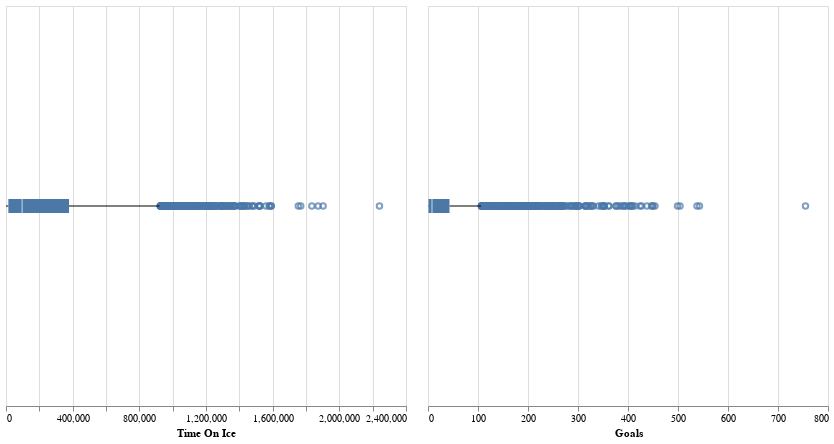

Notebook source saved alongside this figure:
### Code cell
## Examining outliers

boxplot_toi = alt.Chart(df_skaters_toi).mark_boxplot().encode(
    alt.X('timeOnIce', title='Time On Ice')
).properties(
    height=400,
    width=400
)

goals_toi = alt.Chart(df_skaters_toi).mark_boxplot().encode(
    alt.X('goals', title='Goals')
).properties(
    height=400,
    width=400
)

boxplot_toi | goals_toi

### Figure 1 — Vega-Lite specification as saved in the notebook (floating-point values rounded to 4 significant figures; data arrays with more than 128 entries replaced by an {"elided": "..."} marker saying what was removed)
{"config": {"view": {"continuousWidth": 300, "continuousHeight": 300}}, "hconcat": [{"mark": {"type": "boxplot"}, "encoding": {"x": {"field": "timeOnIce", "title": "Time On Ice", "type": "quantitative"}}, "height": 400, "width": 400}, {"mark": {"type": "boxplot"}, "encoding": {"x": {"field": "goals", "title": "Goals", "type": "quantitative"}}, "height": 400, "width": 400}], "data": {"name": "data-650072808a114f2e1dacb4b195dfc7fa"}, "$schema": "https://vega.github.io/schema/vega-lite/v5.16.3.json", "datasets": {"data-650072808a114f2e1dacb4b195dfc7fa": {"elided": "3353 records"}}}
